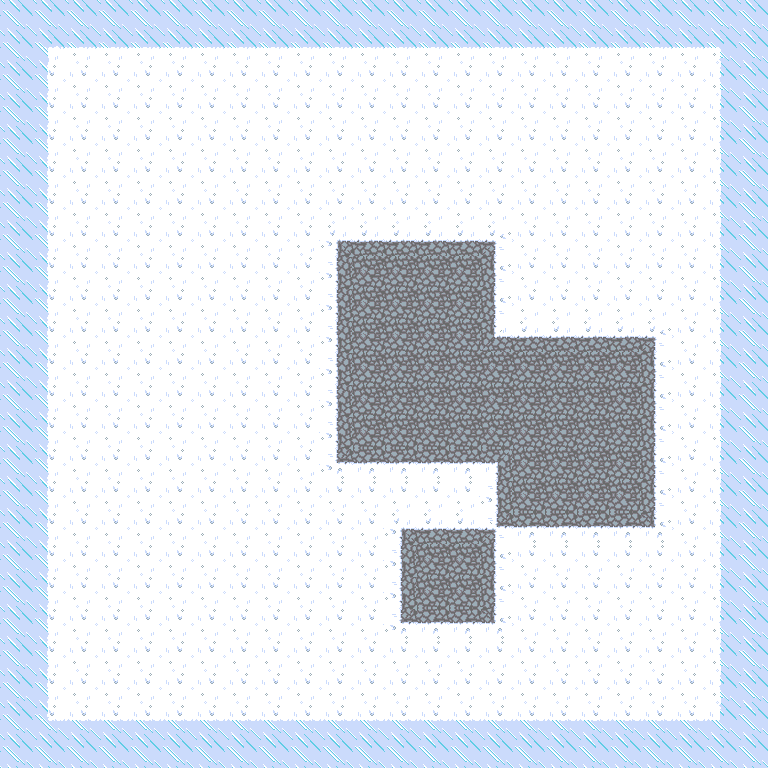

Below is a game level as drawn by its tile map, then a one-line description and the .tmx file that defines it, in full:
An orthogonal 24x24 tile map with 32x32 px tiles, 1 tile layer (Background).

<map version="1.10" tiledversion="1.11.2" orientation="orthogonal" renderorder="right-down" width="24" height="24" tilewidth="32" tileheight="32" infinite="0" nextlayerid="6" nextobjectid="1">
 <tileset firstgid="1" source="IceTileset.tsx" />
 <layer id="1" name="Background" width="24" height="24">
  <data encoding="csv">
42,42,42,42,42,42,42,42,42,42,42,42,42,42,42,42,42,42,42,42,42,42,42,42,
42,66,67,67,67,67,67,67,67,67,67,67,67,67,67,67,67,67,67,67,67,67,68,42,
42,86,87,87,87,87,87,87,87,87,87,87,87,87,87,87,87,87,87,87,87,87,88,42,
42,86,87,87,87,87,87,87,87,87,87,87,87,87,87,87,87,87,87,87,87,87,88,42,
42,86,87,87,87,87,87,87,87,87,87,87,87,87,87,87,87,87,87,87,87,87,88,42,
42,86,87,87,87,87,87,87,87,87,82,82,82,82,82,82,82,82,82,82,87,87,88,42,
42,86,87,87,87,87,87,87,87,87,82,87,87,87,87,87,87,87,87,82,87,87,88,42,
42,86,87,87,87,87,87,87,87,87,64,102,102,102,102,65,87,87,87,82,87,87,88,42,
42,86,87,87,87,87,87,87,87,87,83,147,147,147,147,81,87,87,87,82,87,87,88,42,
42,86,87,87,87,87,87,87,87,87,83,147,147,147,147,81,87,87,87,82,87,87,88,42,
42,86,87,87,87,87,87,87,87,87,83,147,147,147,147,101,102,102,102,102,65,87,88,42,
42,86,87,87,87,87,87,87,87,87,83,147,147,147,147,147,147,147,147,147,81,87,88,42,
42,86,87,87,87,87,87,87,87,87,83,147,147,147,147,147,147,147,147,147,81,87,88,42,
42,86,87,87,87,87,87,87,87,87,83,147,147,147,147,147,147,147,147,147,81,87,88,42,
42,86,87,87,87,87,87,87,87,87,84,62,62,62,62,63,147,147,147,147,81,87,88,42,
42,86,87,87,87,87,87,87,87,87,87,87,87,87,87,83,147,147,147,147,81,87,88,42,
42,86,87,87,87,87,87,87,87,87,87,87,64,102,102,104,62,62,62,62,85,87,88,42,
42,86,87,87,87,87,87,87,87,87,87,87,83,147,147,81,87,87,87,87,87,87,88,42,
42,86,87,87,87,87,87,87,87,87,87,87,83,147,147,81,87,87,87,87,87,87,88,42,
42,86,87,87,87,87,87,87,87,87,87,87,84,62,62,85,87,87,87,87,87,87,88,42,
42,86,87,87,87,87,87,87,87,87,87,87,87,87,87,87,87,87,87,87,87,87,88,42,
42,86,87,87,87,87,87,87,87,87,87,87,87,87,87,87,87,87,87,87,87,87,88,42,
42,106,107,107,107,107,107,107,107,107,107,107,107,107,107,107,107,107,107,107,107,107,108,42,
42,42,42,42,42,42,42,42,42,42,42,42,42,42,42,42,42,42,42,42,42,42,42,42
</data>
 </layer>
</map>
